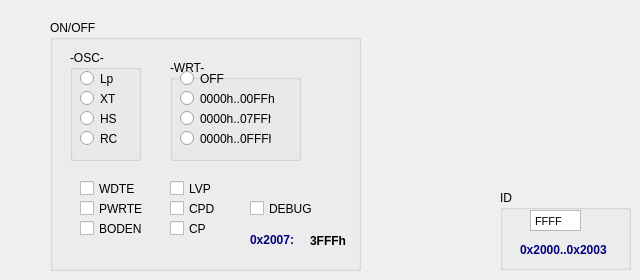
     <widget class="QWidget" name="page_3">
      <widget class="QGroupBox" name="groupBox_8">
       <property name="geometry">
        <rect>
         <x>50</x>
         <y>20</y>
         <width>311</width>
         <height>251</height>
        </rect>
       </property>
       <property name="title">
        <string>ON/OFF</string>
       </property>
       <widget class="QCheckBox" name="CHb_pic16_wdt_3">
        <property name="geometry">
         <rect>
          <x>30</x>
          <y>160</y>
          <width>70</width>
          <height>17</height>
         </rect>
        </property>
        <property name="text">
         <string>WDTE</string>
        </property>
       </widget>
       <widget class="QCheckBox" name="CHb_pic16_pwrte_2">
        <property name="geometry">
         <rect>
          <x>30</x>
          <y>180</y>
          <width>70</width>
          <height>17</height>
         </rect>
        </property>
        <property name="text">
         <string>PWRTE</string>
        </property>
       </widget>
       <widget class="QCheckBox" name="CHb_pic16_boden_2">
        <property name="geometry">
         <rect>
          <x>30</x>
          <y>200</y>
          <width>70</width>
          <height>17</height>
         </rect>
        </property>
        <property name="text">
         <string>BODEN</string>
        </property>
       </widget>
       <widget class="QCheckBox" name="CHb_pic16_wdt_4">
        <property name="geometry">
         <rect>
          <x>120</x>
          <y>160</y>
          <width>70</width>
          <height>17</height>
         </rect>
        </property>
        <property name="text">
         <string>LVP</string>
        </property>
       </widget>
       <widget class="QCheckBox" name="CHb_pic16_cpd_2">
        <property name="geometry">
         <rect>
          <x>120</x>
          <y>180</y>
          <width>70</width>
          <height>17</height>
         </rect>
        </property>
        <property name="text">
         <string>CPD</string>
        </property>
       </widget>
       <widget class="QCheckBox" name="CHb_pic16_CP_2">
        <property name="geometry">
         <rect>
          <x>120</x>
          <y>200</y>
          <width>70</width>
          <height>17</height>
         </rect>
        </property>
        <property name="text">
         <string>CP</string>
        </property>
       </widget>
       <widget class="QLabel" name="label_8">
        <property name="geometry">
         <rect>
          <x>200</x>
          <y>210</y>
          <width>61</width>
          <height>20</height>
         </rect>
        </property>
        <property name="palette">
         <palette>
          <active>
           <colorrole role="WindowText">
            <brush brushstyle="SolidPattern">
             <color alpha="255">
              <red>0</red>
              <green>0</green>
              <blue>127</blue>
             </color>
            </brush>
           </colorrole>
           <colorrole role="Text">
            <brush brushstyle="SolidPattern">
             <color alpha="255">
              <red>0</red>
              <green>0</green>
              <blue>127</blue>
             </color>
            </brush>
           </colorrole>
           <colorrole role="ButtonText">
            <brush brushstyle="SolidPattern">
             <color alpha="255">
              <red>0</red>
              <green>0</green>
              <blue>127</blue>
             </color>
            </brush>
           </colorrole>
          </active>
          <inactive>
           <colorrole role="WindowText">
            <brush brushstyle="SolidPattern">
             <color alpha="255">
              <red>0</red>
              <green>0</green>
              <blue>127</blue>
             </color>
            </brush>
           </colorrole>
           <colorrole role="Text">
            <brush brushstyle="SolidPattern">
             <color alpha="255">
              <red>0</red>
              <green>0</green>
              <blue>127</blue>
             </color>
            </brush>
           </colorrole>
           <colorrole role="ButtonText">
            <brush brushstyle="SolidPattern">
             <color alpha="255">
              <red>0</red>
              <green>0</green>
              <blue>127</blue>
             </color>
            </brush>
           </colorrole>
          </inactive>
          <disabled>
           <colorrole role="WindowText">
            <brush brushstyle="SolidPattern">
             <color alpha="255">
              <red>118</red>
              <green>116</green>
              <blue>108</blue>
             </color>
            </brush>
           </colorrole>
           <colorrole role="Text">
            <brush brushstyle="SolidPattern">
             <color alpha="255">
              <red>118</red>
              <green>116</green>
              <blue>108</blue>
             </color>
            </brush>
           </colorrole>
           <colorrole role="ButtonText">
            <brush brushstyle="SolidPattern">
             <color alpha="255">
              <red>118</red>
              <green>116</green>
              <blue>108</blue>
             </color>
            </brush>
           </colorrole>
          </disabled>
         </palette>
        </property>
        <property name="font">
         <font>
          <pointsize>9</pointsize>
          <weight>75</weight>
          <bold>true</bold>
         </font>
        </property>
        <property name="focusPolicy">
         <enum>Qt::ClickFocus</enum>
        </property>
        <property name="contextMenuPolicy">
         <enum>Qt::DefaultContextMenu</enum>
        </property>
        <property name="frameShadow">
         <enum>QFrame::Raised</enum>
        </property>
        <property name="lineWidth">
         <number>2</number>
        </property>
        <property name="text">
         <string>0x2007:</string>
        </property>
       </widget>
       <widget class="QLabel" name="label_9">
        <property name="geometry">
         <rect>
          <x>260</x>
          <y>210</y>
          <width>46</width>
          <height>21</height>
         </rect>
        </property>
        <property name="font">
         <font>
          <pointsize>9</pointsize>
          <weight>75</weight>
          <bold>true</bold>
         </font>
        </property>
        <property name="text">
         <string>3FFFh</string>
        </property>
       </widget>
       <widget class="QGroupBox" name="groupBox_9">
        <property name="geometry">
         <rect>
          <x>120</x>
          <y>40</y>
          <width>131</width>
          <height>101</height>
         </rect>
        </property>
        <property name="title">
         <string>-WRT-</string>
        </property>
        <widget class="QRadioButton" name="Rd_pi16_pof_5">
         <property name="geometry">
          <rect>
           <x>10</x>
           <y>10</y>
           <width>82</width>
           <height>17</height>
          </rect>
         </property>
         <property name="text">
          <string>OFF</string>
         </property>
        </widget>
        <widget class="QRadioButton" name="Rd_pi16_pof_6">
         <property name="geometry">
          <rect>
           <x>10</x>
           <y>30</y>
           <width>101</width>
           <height>17</height>
          </rect>
         </property>
         <property name="text">
          <string>0000h..00FFh</string>
         </property>
        </widget>
        <widget class="QRadioButton" name="Rd_pi16_pof_7">
         <property name="geometry">
          <rect>
           <x>10</x>
           <y>50</y>
           <width>91</width>
           <height>17</height>
          </rect>
         </property>
         <property name="text">
          <string>0000h..07FFh</string>
         </property>
        </widget>
        <widget class="QRadioButton" name="Rd_pi16_pof_8">
         <property name="geometry">
          <rect>
           <x>10</x>
           <y>70</y>
           <width>91</width>
           <height>17</height>
          </rect>
         </property>
         <property name="text">
          <string>0000h..0FFFh</string>
         </property>
        </widget>
       </widget>
       <widget class="QGroupBox" name="groupBox_10">
        <property name="geometry">
         <rect>
          <x>20</x>
          <y>30</y>
          <width>71</width>
          <height>111</height>
         </rect>
        </property>
        <property name="title">
         <string>-OSC-</string>
        </property>
        <widget class="QRadioButton" name="Rd_pi16_lp_2">
         <property name="geometry">
          <rect>
           <x>10</x>
           <y>20</y>
           <width>82</width>
           <height>17</height>
          </rect>
         </property>
         <property name="text">
          <string>Lp</string>
         </property>
        </widget>
        <widget class="QRadioButton" name="Rd_pi16_xt_2">
         <property name="geometry">
          <rect>
           <x>10</x>
           <y>40</y>
           <width>82</width>
           <height>17</height>
          </rect>
         </property>
         <property name="text">
          <string>XT</string>
         </property>
        </widget>
        <widget class="QRadioButton" name="Rd_pi16_hs_2">
         <property name="geometry">
          <rect>
           <x>10</x>
           <y>60</y>
           <width>82</width>
           <height>17</height>
          </rect>
         </property>
         <property name="text">
          <string>HS</string>
         </property>
        </widget>
        <widget class="QRadioButton" name="Rd_pi16_rc_2">
         <property name="geometry">
          <rect>
           <x>10</x>
           <y>80</y>
           <width>82</width>
           <height>17</height>
          </rect>
         </property>
         <property name="text">
          <string>RC</string>
         </property>
        </widget>
       </widget>
       <widget class="QCheckBox" name="CHb_pic16_debug_2">
        <property name="geometry">
         <rect>
          <x>200</x>
          <y>180</y>
          <width>70</width>
          <height>17</height>
         </rect>
        </property>
        <property name="text">
         <string>DEBUG</string>
        </property>
       </widget>
      </widget>
      <widget class="QGroupBox" name="groupBox_11">
       <property name="geometry">
        <rect>
         <x>500</x>
         <y>190</y>
         <width>131</width>
         <height>80</height>
        </rect>
       </property>
       <property name="title">
        <string>ID</string>
       </property>
       <widget class="QTextEdit" name="txtE_low_7">
        <property name="enabled">
         <bool>true</bool>
        </property>
        <property name="geometry">
         <rect>
          <x>30</x>
          <y>20</y>
          <width>51</width>
          <height>21</height>
         </rect>
        </property>
        <property name="whatsThis">
         <string notr="true"/>
        </property>
        <property name="accessibleName">
         <string notr="true"/>
        </property>
        <property name="verticalScrollBarPolicy">
         <enum>Qt::ScrollBarAlwaysOff</enum>
        </property>
        <property name="undoRedoEnabled">
         <bool>false</bool>
        </property>
        <property name="html">
         <string>&lt;!DOCTYPE HTML PUBLIC &quot;-//W3C//DTD HTML 4.0//EN&quot; &quot;http://www.w3.org/TR/REC-html40/strict.dtd&quot;&gt;
&lt;html&gt;&lt;head&gt;&lt;meta name=&quot;qrichtext&quot; content=&quot;1&quot; /&gt;&lt;style type=&quot;text/css&quot;&gt;
p, li { white-space: pre-wrap; }
&lt;/style&gt;&lt;/head&gt;&lt;body style=&quot; font-family:'MS Shell Dlg 2'; font-size:8.25pt; font-weight:400; font-style:normal;&quot;&gt;
&lt;p style=&quot; margin-top:0px; margin-bottom:0px; margin-left:0px; margin-right:0px; -qt-block-indent:0; text-indent:0px;&quot;&gt;&lt;span style=&quot; font-size:8pt;&quot;&gt;FFFF&lt;/span&gt;&lt;/p&gt;&lt;/body&gt;&lt;/html&gt;</string>
        </property>
        <property name="overwriteMode">
         <bool>true</bool>
        </property>
        <property name="tabStopWidth">
         <number>2</number>
        </property>
        <property name="acceptRichText">
         <bool>true</bool>
        </property>
       </widget>
       <widget class="QLabel" name="label_10">
        <property name="geometry">
         <rect>
          <x>20</x>
          <y>50</y>
          <width>101</width>
          <height>20</height>
         </rect>
        </property>
        <property name="palette">
         <palette>
          <active>
           <colorrole role="WindowText">
            <brush brushstyle="SolidPattern">
             <color alpha="255">
              <red>0</red>
              <green>0</green>
              <blue>127</blue>
             </color>
            </brush>
           </colorrole>
           <colorrole role="Text">
            <brush brushstyle="SolidPattern">
             <color alpha="255">
              <red>0</red>
              <green>0</green>
              <blue>127</blue>
             </color>
            </brush>
           </colorrole>
           <colorrole role="ButtonText">
            <brush brushstyle="SolidPattern">
             <color alpha="255">
              <red>0</red>
              <green>0</green>
              <blue>127</blue>
             </color>
            </brush>
           </colorrole>
          </active>
          <inactive>
           <colorrole role="WindowText">
            <brush brushstyle="SolidPattern">
             <color alpha="255">
              <red>0</red>
              <green>0</green>
              <blue>127</blue>
             </color>
            </brush>
           </colorrole>
           <colorrole role="Text">
            <brush brushstyle="SolidPattern">
             <color alpha="255">
              <red>0</red>
              <green>0</green>
              <blue>127</blue>
             </color>
            </brush>
           </colorrole>
           <colorrole role="ButtonText">
            <brush brushstyle="SolidPattern">
             <color alpha="255">
              <red>0</red>
              <green>0</green>
              <blue>127</blue>
             </color>
            </brush>
           </colorrole>
          </inactive>
          <disabled>
           <colorrole role="WindowText">
            <brush brushstyle="SolidPattern">
             <color alpha="255">
              <red>118</red>
              <green>116</green>
              <blue>108</blue>
             </color>
            </brush>
           </colorrole>
           <colorrole role="Text">
            <brush brushstyle="SolidPattern">
             <color alpha="255">
              <red>118</red>
              <green>116</green>
              <blue>108</blue>
             </color>
            </brush>
           </colorrole>
           <colorrole role="ButtonText">
            <brush brushstyle="SolidPattern">
             <color alpha="255">
              <red>118</red>
              <green>116</green>
              <blue>108</blue>
             </color>
            </brush>
           </colorrole>
          </disabled>
         </palette>
        </property>
        <property name="font">
         <font>
          <pointsize>9</pointsize>
          <weight>75</weight>
          <bold>true</bold>
         </font>
        </property>
        <property name="focusPolicy">
         <enum>Qt::ClickFocus</enum>
        </property>
        <property name="contextMenuPolicy">
         <enum>Qt::DefaultContextMenu</enum>
        </property>
        <property name="frameShadow">
         <enum>QFrame::Raised</enum>
        </property>
        <property name="lineWidth">
         <number>2</number>
        </property>
        <property name="text">
         <string>0x2000..0x2003</string>
        </property>
       </widget>
      </widget>
     </widget>
